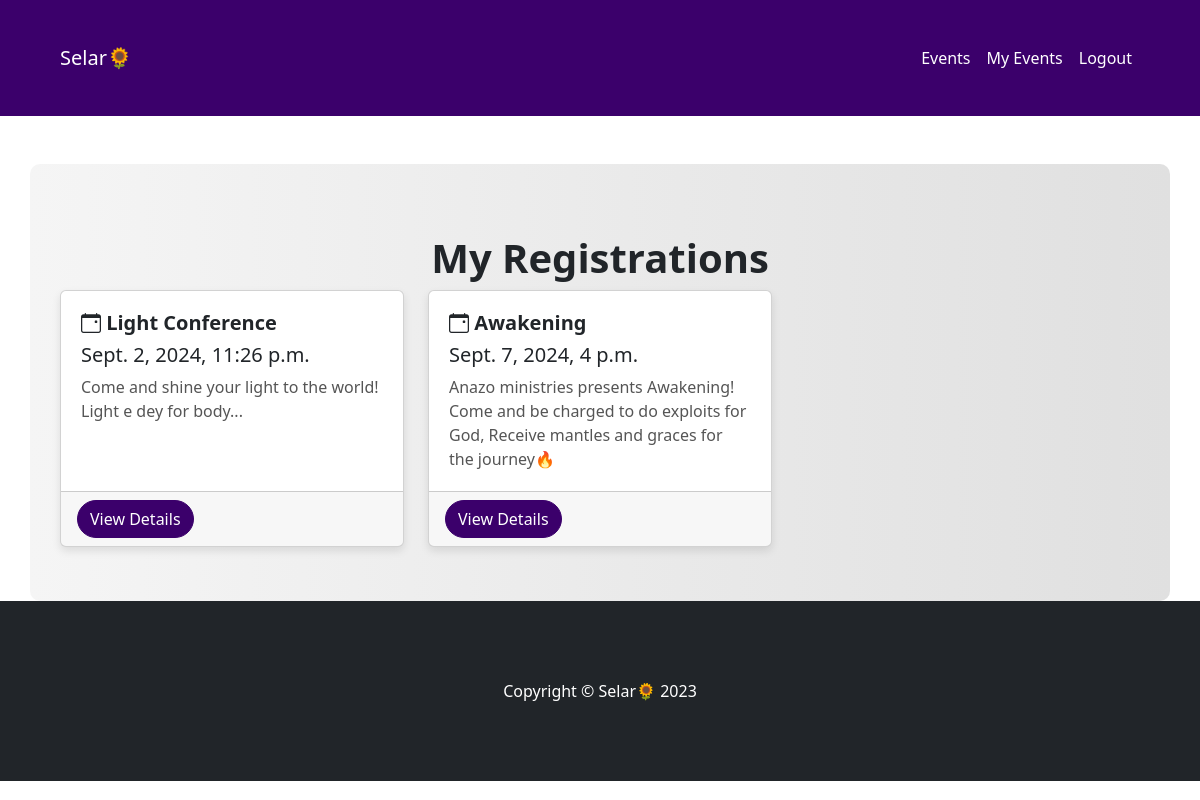
Page /manage/ (signed in) on the committed database.
### events/models.py (models this page shows, shortened)
class Registration(models.Model):
    user = models.ForeignKey(User, on_delete=models.CASCADE)
    event = models.ForeignKey(Event, on_delete=models.CASCADE)
    registered_at = models.DateTimeField(auto_now_add=True)

class Event(models.Model):
    title = models.CharField(max_length=100)
    description = models.TextField()
    date = models.DateTimeField()
    location = models.CharField(max_length=100)
    organizer = models.CharField(max_length=50, default = 'Selar')

### events/views.py (the view)
# urls.py: path('manage/', views.manage_registration, name='manage_registration'),
@login_required
def manage_registration(request):
    registrations = Registration.objects.filter(user=request.user)
    return render(request, 'manage_registration.html', {'registrations': registrations})

### events/templates/manage_registration.html (shortened to what this page needs)
{% load static %}
<!DOCTYPE html>
<html lang="en">
    <head>
        <link href="https://cdn.jsdelivr.net/npm/bootstrap-icons@1.5.0/font/bootstrap-icons.css" rel="stylesheet" />
        <link href="{% static 'css/styles.css' %}" rel="stylesheet" />
    </head>
    <body>
        <nav class="navbar navbar-expand-lg navbar-dark">
            <div class="container">
                <a class="navbar-brand" href="{% url 'event_list' %}">Selar🌻</a>
                <div class="collapse navbar-collapse" id="navbarResponsive">
                    <ul class="navbar-nav ms-auto">
                        {% if user.is_authenticated %}
                            <li class="nav-item"><a class="nav-link" href="{% url 'event_list' %}">Events</a></li>
                            <li class="nav-item"><a class="nav-link" href="{% url 'manage_registration' %}">My Events</a></li>
                            <li class="nav-item"><a class="nav-link" href="{% url 'logout_user' %}">Logout</a></li>
                        {% endif %}
                    </ul>
                </div>
            </div>
        </nav>
        <div class="container mt-5">
            <h1 class="text-center">My Registrations</h1>
            <div class="row">
                {% if registrations %}
                    {% for registration in registrations %}
                    <div class="col-lg-4 col-md-6 mb-4">
                        <div class="card h-100">
                            <div class="card-body">
                                <h4 class="card-title"><i class="bi bi-calendar-event"></i> {{ registration.event.title }}</h4>
                                <h5>{{ registration.event.date }}</h5>
                                <p class="card-text">{{ registration.event.description|truncatewords:20 }}</p>
                            </div>
                            <div class="card-footer">
                                <a href="{% url 'event_detail' registration.event.id %}" class="btn btn-primary">View Details</a>
                            </div>
                        </div>
                    </div>
                    {% endfor %}
                {% else %}
                    <p class="text-center">You are not registered for any events yet.</p>
                {% endif %}
            </div>
        </div>
        <footer class="py-5 bg-dark">
            <div class="container">
                <p class="m-0 text-center text-white">Copyright &copy; Selar🌻 2023</p>
            </div>
        </footer>
    </body>
</html>

### events/templates/manage_registration.html (style rules this page uses)
.navbar-dark { background-color: #3b006b; }
.btn-primary, .btn-success { background-color: #3b006b; border-color: #3b006b; border-radius: 25px; transition: background-color 0.3s, border-color 0.3s; }
.card { transition: transform 0.3s, box-shadow 0.3s; box-shadow: 0 4px 8px rgba(0,0,0,0.1); }
.container { padding: 30px; }
.card-body { padding: 20px; }
.text-center { margin-top: 40px; }
h1 { font-size: 2.5rem; font-weight: bold; }
.card-title { font-size: 1.25rem; font-weight: 600; }
.card-text { font-size: 1rem; color: #555; }
.container.mt-5 { background: linear-gradient(to right, #f5f5f5, #e0e0e0); padding: 30px; border-radius: 10px; }
.navbar-dark .navbar-nav .nav-link { color: #fff; transition: color 0.3s; }

### rows in the picture
Registration: event "Light Conference", event "Sept. 2, 2024, 11:26 p.m.", event.description "Come and shine your light to the world! Light e dey for body..."
Registration: event "Awakening", event "Sept. 7, 2024, 4 p.m.", event.description "Anazo ministries presents Awakening! Come and be charged to do exploits for God, Receive mantles and graces for the journey🔥"
